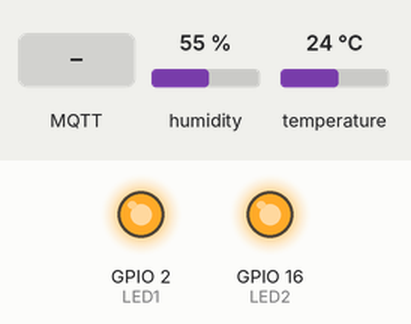
Simulated run of this sketch. Board: ESP8266 (NodeMCU). Parts: output pins drawn as LEDs (lit = HIGH). Inputs (shaded band) come from the test bench; at power-on: humidity 55 %, temperature 24 °C. WiFi joins after 1.5 s; servers stay silent unless stated; no MQTT or app messages arrive unless stated; what the sketch prints to the serial monitor is not drawn.

Above: at 2.8 s.
2.9 s: MQTT message "1" arrives on the first subscribed topic
4.4 s: MQTT message "on" arrives on the first subscribed topic
5.9 s: MQTT message "off" arrives on the first subscribed topic
At 30.02 s:
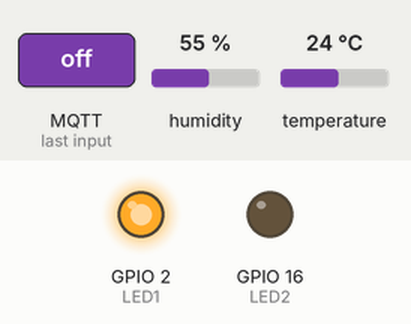
Timing chart, 0 to 31.5 s (numbered marks = the images above; inputs shaded):
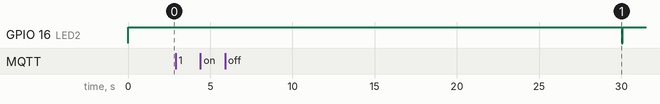

The sketch:

Tarea1_Grupo15.ino
```cpp
/*
  TAREA DE GRUPO ESP8266
  -------------------------------------------------
  GRUPO 15
  --------------------------------------------------
  Componentes del grupo:
    - Jorge Ávila Orero
    - Laura Castro Lara
    - Alba Correal Olmo
    - Victor Gabriel Mengual Pirpamer

  ---------------------------------------------------

  Funciones:
    - Lectura de un sensor de humedad y temperatura DHT11
    - Lectura del nivel de voltaje
    - Control de la intensidad de encendido de un led

*/
//Libraries
#include <string>
#include <ArduinoJson.h>
#include <ESP8266WiFi.h>
#include <PubSubClient.h>
#include <DHTesp.h>

//Add this to use ESP.getVcc
ADC_MODE(ADC_VCC);

//Mqtt Client
WiFiClient wClient;
PubSubClient mqtt_client(wClient);

//Dht sensor
DHTesp dht;

// Update these with values suitable for your network.
const String ssid = "infind";
const String password = "1518wifi";
const String mqtt_server = "iot.ac.uma.es";
const String mqtt_user = "infind";
const String mqtt_pass = "zancudo";
String IP;
int RSSI;


// Strings for topics e ID
String ID_PLACA;
String conexion;
String datos;
String led_cmd;
String led_status;

// GPIOs
int LED1 = 2;
int LED2 = 16;

// Variables
struct registro_datos
{
  float temperatura;
  float humedad;
  unsigned long uptime;
  double Vcc;
};


//-----------------------------------------------------
//Establece la conexión WIfi
void conecta_wifi() {
  Serial.println("Connecting to " + ssid);

  WiFi.mode(WIFI_STA);
  WiFi.begin(ssid, password);

  while (WiFi.status() != WL_CONNECTED) {
    delay(200);
    Serial.print(".");
  }
  // Get local IP
  IP = WiFi.localIP().toString();

  // Get RSSI
  RSSI = WiFi.RSSI();

  Serial.println();
  Serial.println("WiFi connected, ip address: " + IP);
}


//-----------------------------------------------------
//Establece la conexión entre cliente y broker
void conecta_mqtt() {
  // Loop until we're reconnected
  while (!mqtt_client.connected()) {
    Serial.print("Attempting MQTT connection...");
    // Attempt to connect
    //                                                                                WillTopic    , WillQoS, WillRetain, WillMessage
    if (mqtt_client.connect(ID_PLACA.c_str(), mqtt_user.c_str(), mqtt_pass.c_str(),conexion.c_str(),       0,    true   ,"{\"online\":false}")) {
      Serial.println(" conectado a broker: " + mqtt_server);
      mqtt_client.subscribe(led_cmd.c_str());
    } else {
      Serial.println("ERROR:"+ String(mqtt_client.state()) +" reintento en 5s" );
      // Wait 5 seconds before retrying
      delay(5000);
    }
  }
}


//------------------------CALLBACK-----------------------------
//Comrpueba el topic y manda el valor de intensidad pedido al led
//Publica el valor inetnsidad del led (0 a 100) en el topic correspondiente
void callback(char* topic, byte* payload, unsigned int length) {

  char *mensaje=(char *)malloc(length+1); // reservo memoria para copia del mensaje
  strncpy(mensaje,(char*)payload,length); // copio el mensaje en cadena de caracteres
  mensaje[length]='\0';

  Serial.printf("Message arrived [%s]: %s\n",topic, mensaje);

  // compruebo que es el topic adecuado
  if(strcmp(topic,"infind/GRUPO15/led/cmd")==0)
  {
    StaticJsonDocument<512> root; // el tamaño tiene que ser adecuado para el mensaje

    // Deserialize the JSON document
    DeserializationError error = deserializeJson(root, mensaje,length);

    // Compruebo si no hubo error
    if (error) {
      Serial.print("Error deserializeJson() failed: ");
      Serial.println(error.c_str());
    }
    else
    if(root.containsKey("level"))  // comprobar si existe el campo/clave que estamos buscando
    {
      int valor = root["level"];
      Serial.print("Mensaje OK, level = ");
      Serial.println(valor);

      analogWriteRange(100); // cambiamos el rango de 255 a 100
      analogWrite(LED1,100-valor); // mandamos el valor al LED

      //Mensaje formateado en JSON con valor de intensidad del led
      String mensaje="{\"led\": "+ String(valor) +" }";

      //Imprimimos el mensaje y topic por monitor serie
      Serial.println();
      Serial.println("Topic   : "+ led_status);
      Serial.println("Payload : "+ mensaje);

      //Publicamos el mensaje
      mqtt_client.publish(led_status.c_str(), mensaje.c_str());

    }
    else
    {
      Serial.print("Error : ");
      Serial.println("\"level\" key not found in JSON");
    }
  } // if topic
  else
  {
    Serial.println("Error: Topic desconocido");
  }

  free(mensaje); // libero memoria

}

//--------------------------------------------------------------------------------------------------------
// void serializa_sprintf_datos(struct registro_datos datos, char *cadena, int size)
// {
//   snprintf(cadena,size,"{\"Uptime\":%d,\"Vcc\":%f,\"DHT11\":{\"temp\":%g,\"hum\":%g},\"Wifi\":{\"SSId\":%s,\"IP\":%s,\"RSSI\":%d,}}",
//                         datos.uptime, datos.Vcc, datos.temperatura, datos.humedad, ssid, IP, RSSI);
// }
//------------------------------------------------------------------------------------------------

//-----------------------------------------------------------------------------
//                SETUP
//------------------------------------------------------------------------------
void setup() {
  Serial.begin(115200);
  Serial.println();
  Serial.println("Empieza setup...");

  pinMode(LED1, OUTPUT);      // inicializa GPIO como salida
  pinMode(LED2, OUTPUT);

  digitalWrite(LED1, HIGH);   // apaga el led
  digitalWrite(LED2, HIGH);

  // ID de la placa
  ID_PLACA = "ESP_" + String( ESP.getChipId() );

  // Topics
  conexion = "infind/GRUPO15/conexion";
  datos = "infind/GRUPO15/datos";
  led_cmd = "infind/GRUPO15/led/cmd";
  led_status = "infind/GRUPO15/led/status";

  conecta_wifi();   //establecemos conexión wifi

  //Configuraciones del cliente mqtt
  mqtt_client.setServer(mqtt_server.c_str(), 1883);
  mqtt_client.setBufferSize(512); // para poder enviar mensajes de hasta X bytes
  mqtt_client.setCallback(callback);  //para procesar los mensajes cada vez que llegue uno al topic que estamos suscritos.

  conecta_mqtt(); //establecemos la conexión del cliente con el servidor

 //Mensaje formateado en JSON con el estado de conexión a true
  String mensaje="{\"online\": ""true"" }";

  //Imprimimos mensaje y topic en el monitor serie
  Serial.println();
  Serial.println("Topic   : "+ conexion);
  Serial.println("Payload : "+ mensaje);

 //Publicamos el mensaje
  mqtt_client.publish(conexion.c_str(), mensaje.c_str(),true);

  //Mensajes de finalización de setup
  Serial.println("Identificador placa: "+ ID_PLACA);
  Serial.println("Termina setup en " +  String(millis()) + " ms");

  dht.setup(5, DHTesp::DHT11); // Connect DHT sensor to GPIO 5
}

//Inicializamos tiempo desde ultimo mensaje a 0
unsigned long ultimo_mensaje=0;

//-----------------------------------------------------
//     LOOP
//-----------------------------------------------------
void loop() {
  if (!mqtt_client.connected())  //si no está conectado el cliente al broker
  {
    conecta_mqtt();   //establecemos la conexión

    //Mensaje formateado en JSON con el estado de conexión a true
    String mensaje = "{\"online\": ""true"" }";

    //Imprimimos mensaje y topic en el monitor serie
    Serial.println();
    Serial.println("Topic   : "+ conexion);
    Serial.println("Payload : "+ mensaje);

    //Publicamos el mensaje
    mqtt_client.publish(conexion.c_str(), mensaje.c_str(),true);
  }
  mqtt_client.loop(); // esta llamada para que la librería recupere el control

  registro_datos dato;

  unsigned long ahora = millis();

  if (ahora - ultimo_mensaje >= 30000) {
    ultimo_mensaje = ahora;

    // Lectura del sensor
    dato.humedad = dht.getHumidity();
    dato.uptime = millis();
    dato.Vcc = ESP.getVcc()/1000;
    dato.temperatura = dht.getTemperature();

    //Mensaje formateado en JSON con los datos de los sensores y de conexión Wifi
    String mensaje = "{\"Uptime\":"+ String(dato.uptime) +",\"Vcc\":"+ String(dato.Vcc) +",\"DHT11\":{\"temp\":"+ String(dato.temperatura) +",\"hum\":"+ String(dato.humedad) +"},\"Wifi\":{\"SSId\":\""+ ssid +"\",\"IP\": \"" + IP + "\",\"RSSI\":"+ String(RSSI) +"}}";

    //Imprimimos el mensaje en el monitor serie
    Serial.println();
    Serial.println("Topic   : "+ datos);
    Serial.println("Payload : "+ mensaje);

    //Publicamos el mensaje
    mqtt_client.publish(datos.c_str(), mensaje.c_str());

    digitalWrite(LED2, LOW); // enciende el led al enviar mensaje
  }
  if (digitalRead(LED2)==LOW && ahora-ultimo_mensaje>=100)
    digitalWrite(LED2, HIGH);

}
```

Measured:
- after the input at 2.9 s, every drawn part: stays the same
- after the input at 4.4 s, every drawn part: stays the same
